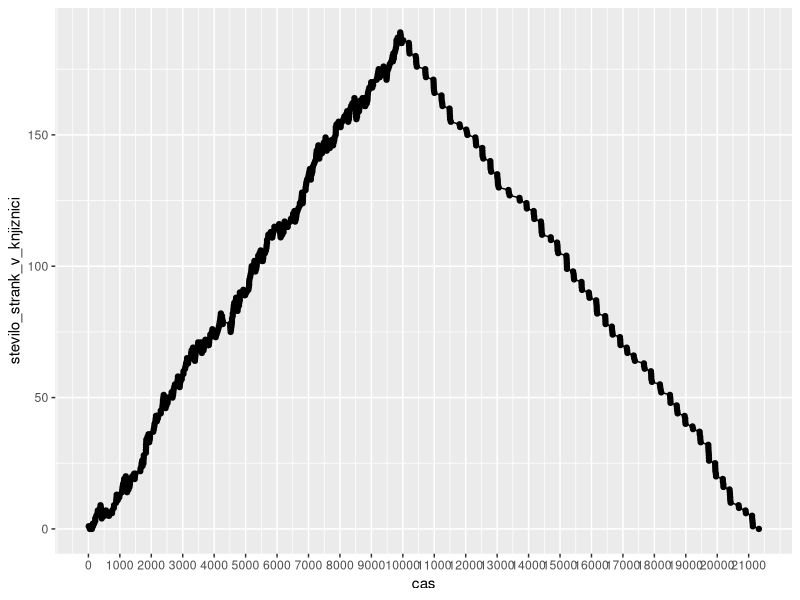

This figure's R source:

library("ggplot2")
library("magrittr")

#set.seed(1)

#sliderji
max_knjig <- 10
utezi_za_knjige <- c(0.35, 0.23, 0.15, 0.1, 0.07, 0.05, 0.03, 0.02)


cas_odnasanja_k_knjig <- function(k){
  40 + 15*k
}


#GLAVNA FUNKCIJA, KI NAREDI SKUPNO TABELO
simulacija_prihodov <- function(t, parameter) { 
  
  # Dataframe, ki vsebuje čase prihodov in število prinešenih knjig
  stranke_prihodi_knjige <- data.frame(rexp(1, parameter), sample(c(1:8), size = 1, prob = utezi_za_knjige))
  names(stranke_prihodi_knjige) <- c("cas_vstopa","st_knjig")
  
  while(tail(stranke_prihodi_knjige[,1],1) < t) {
    cas_novega_skoka <- tail(stranke_prihodi_knjige[,1],1) + rexp(1, parameter)
    prinesene_knjige <- sample(c(1:8), size = 1, prob = utezi_za_knjige)
    stranke_prihodi_knjige[nrow(stranke_prihodi_knjige)+1,] <- c(cas_novega_skoka, prinesene_knjige)
  }
  
  
  # glavna_tabela
  cas_prvega_prihoda <- stranke_prihodi_knjige[1,1]
  st_prvih_knjig <- stranke_prihodi_knjige[1,2]
  
  if(st_prvih_knjig < max_knjig){
    pospravljanje = 0
  }else{
    pospravljanje = cas_odnasanja_k_knjig(st_prvih_knjig)
  }
  
  skupna_tabela <- data.frame("vrstni_red" = 1, 
                              "cas_prihoda" = cas_prvega_prihoda, 
                              "st_prinesenih_knjig" = st_prvih_knjig, 
                              "cas_zacetka_strezbe" = cas_prvega_prihoda, 
                              "dolzina_strezbe" = 3 * st_prvih_knjig + runif(1, min = 10, max = 30),
                              "cas_odhoda" = cas_prvega_prihoda + 3 * st_prvih_knjig + runif(1, min = 10, max = 30),
                              "st_strank_v_knjiznici" = 1, 
                              "skupno_stevilo_knjig" = st_prvih_knjig, 
                              "cas_knjiznicarja" = pospravljanje)
  
  
  # za vsako novo stranko posodobimo tabelo
  
  n <- 2
  
  while(n <= length(stranke_prihodi_knjige[,1])){
    
    #cas prihoda in število prinesenih knjig n-tega posameznika
    cas_trenutnega_prihoda <- stranke_prihodi_knjige[n,1]
    st_prinesenih_knjig <- stranke_prihodi_knjige[n,2]
    
    # skupno stevilo knjig in cas_za pospravljanje
    novo_stanje_knjig_pred_pospravljanjem <- skupna_tabela$skupno_stevilo_knjig[n-1] + st_prinesenih_knjig
    
    if(novo_stanje_knjig_pred_pospravljanjem >= max_knjig){
      st_knjig <- 0
      pospravljanje <- cas_odnasanja_k_knjig(novo_stanje_knjig_pred_pospravljanjem)
    }
    else{
      st_knjig <- novo_stanje_knjig_pred_pospravljanjem
      pospravljanje <- 0
    }
     
    # število ljudi v knjižnici / v vrsti 
    prejsnji_prihod <- stranke_prihodi_knjige[n - 1,1]
    stevilo_obravnavanih <- length(which((skupna_tabela$cas_odhoda >= prejsnji_prihod) & 
                                           (skupna_tabela$cas_odhoda < cas_trenutnega_prihoda)))
    st_strank_v_knjiznici <- skupna_tabela$st_strank_v_knjiznici[n-1] + 1 - stevilo_obravnavanih
    
    # začetek obravnave
    zacetek <- max(skupna_tabela$cas_odhoda[n-1] + skupna_tabela$cas_knjiznicarja[n-1], stranke_prihodi_knjige[n,1])
    
    # čas strežbe
    if(st_strank_v_knjiznici > 1){
      cas_obravnave <- 3 * st_prinesenih_knjig
    }else{
      dodaten_cas <- runif(1, min = 10, max = 30)
      cas_obravnave <- 3 * st_prinesenih_knjig + dodaten_cas
    }
    
    
    #dodajanje
    trenutni_obiskovalec <- c(n, cas_trenutnega_prihoda, st_prinesenih_knjig, zacetek, cas_obravnave, 
                              zacetek + cas_obravnave, st_strank_v_knjiznici, st_knjig, pospravljanje)
    
    skupna_tabela <- rbind(skupna_tabela, trenutni_obiskovalec)
    
    n <- n + 1
  }
   skupna_tabela
}






#ANALIZA

cas_opazovanja <- 10000
glavna_tabela <- simulacija_prihodov(cas_opazovanja, 0.035)



# graf, ki prikazuje, kako se spreminja število ljudi v knjižnici.
tabela_aux_casi1 <- data.frame(glavna_tabela$cas_prihoda, 1)
names(tabela_aux_casi1) <- c("cas", "prihod/odhod")
tabela_aux_casi2 <- data.frame(glavna_tabela$cas_odhoda, -1)
names(tabela_aux_casi2) <- c("cas", "prihod/odhod")
tabela_stevila_strank_tocna <- rbind(tabela_aux_casi1, tabela_aux_casi2)
tabela_stevila_strank_tocna <- tabela_stevila_strank_tocna[order(tabela_stevila_strank_tocna$`cas`),]
tabela_stevila_strank_tocna$stevilo_strank_v_knjiznici <- cumsum(tabela_stevila_strank_tocna$`prihod/odhod`)
tabela_stevila_strank_tocna$razlika <- c(diff(tabela_stevila_strank_tocna$cas),0)

ggplot(data = tabela_stevila_strank_tocna) +
  geom_point(mapping = aes(x = cas, y = stevilo_strank_v_knjiznici))  +
  geom_line(mapping = aes(x = cas, y = stevilo_strank_v_knjiznici))  +
  scale_x_continuous(breaks=seq(0, tail(tabela_stevila_strank_tocna$cas, 1), cas_opazovanja/10))


# Koliko ljudi pride?
stevilo_strank_v_celem_dnevu <- length(glavna_tabela[,1])

# Koliko časa je knjižničar brez dela?
tabela_aux_knjiznicar <- tabela_stevila_strank_tocna[tabela_stevila_strank_tocna$stevilo_strank_v_knjiznici == 0, c(1,4)]
names(tabela_aux_knjiznicar) <- c("cas_odhoda", "cas_do_naslednjega")
tabela_knjiznicar <- merge(x = tabela_aux_knjiznicar, y = glavna_tabela, by = "cas_odhoda", all.x = TRUE)
tabela_knjiznicar <- tabela_knjiznicar[tabela_knjiznicar$cas_do_naslednjega - tabela_knjiznicar$cas_knjiznicarja > 0,]
cas_knjiznicarja_brez_dela <- sum(tabela_knjiznicar$cas_do_naslednjega - tabela_knjiznicar$cas_knjiznicarja)

# VPRAŠANJA:
# Do kdaj dela, če zaklene vrata ob šestih?
# Koliko knjig vrne v enem dnevu?
# Koliko časa ljudje čakajo v vrsti?
# Koliko časa čaka posamezen človek?

# POTREBNO SPREMENITI:
# Čas strežbe je v sekundah -> spremeni diskretno v zvezno porazdelitev
